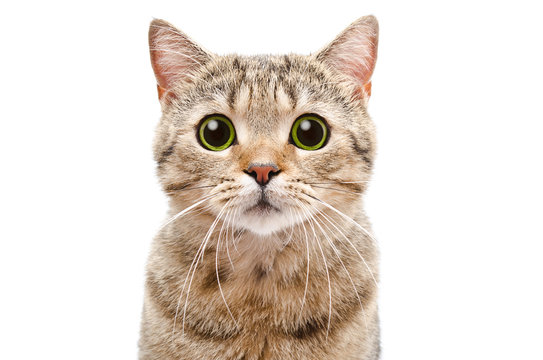
#> input picture Cat.jpg, 543 x 360 px
$ jupyter execute --allow-errors 'Image to pencil Sketch Maker.ipynb'
#> lines starting #> are read from the running program, lines starting #| are printed output that depends on the picture
#> (a cell that did not finish here is left out)

[cell 2]
import cv2

[cell 3]
from matplotlib import pyplot as plt
import IPython.display as display

#read the image
image = cv2.imread("Cat.jpg")
#> image is the input picture: shape (360, 543, 3); mean B, G, R 210.6, 219.2, 229

#original image
plt.imshow(cv2.cvtColor(image, cv2.COLOR_BGR2RGB))
#> (this line was passed over: IPython is not available in this run)
plt.title('Original Image')
#> (this line was passed over: IPython is not available in this run)
plt.axis('off')
#> (this line was passed over: IPython is not available in this run)
plt.show()
#to grayscale
gray_image = cv2.cvtColor(image, cv2.COLOR_BGR2GRAY)
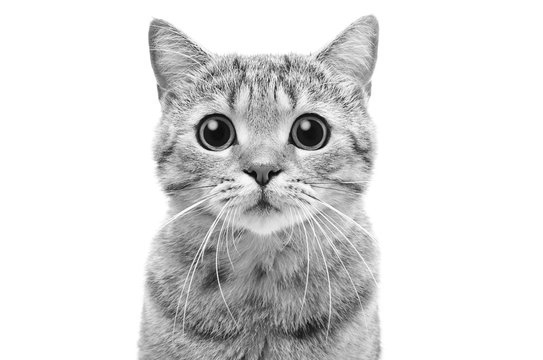
#> gray_image: shape (360, 543); min 0, max 255, mean 221.1
#showinggrayscale image
plt.imshow(gray_image, cmap='gray')
#> (this line was passed over: IPython is not available in this run)
plt.title('Grayscale Image')
#> (this line was passed over: IPython is not available in this run)
plt.axis('off')
#> (this line was passed over: IPython is not available in this run)
plt.show()

#invert
inverted_image = 255 - gray_image
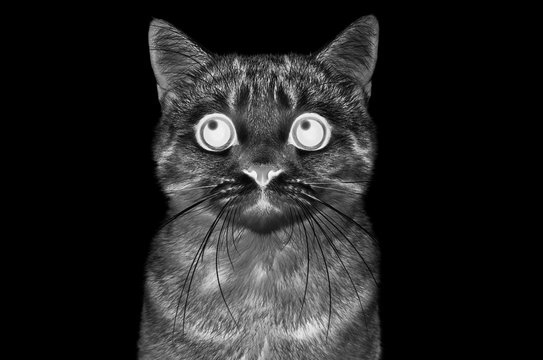
#> inverted_image: shape (360, 543); min 0, max 255, mean 33.9
plt.imshow(inverted_image, cmap='gray')
#> (this line was passed over: IPython is not available in this run)
plt.title('Inverted Image')
plt.axis('off')
plt.show()
#blur
blurred = cv2.GaussianBlur(inverted_image, (21, 21), 0)
inverted_blurred = 255 - blurred
#create the pencil sketch
pencil_sketch = cv2.divide(gray_image, inverted_blurred, scale=256.0)
#showing pencil sketch
plt.imshow(pencil_sketch, cmap='gray')
plt.title('Pencil Sketch')
plt.axis('off')
plt.show()

#original image and pencil sketch side by side
fig, axes = plt.subplots(1, 2, figsize=(12, 6))
axes[0].imshow(cv2.cvtColor(image, cv2.COLOR_BGR2RGB))
axes[0].set_title('Original Image')
axes[0].axis('off')
axes[1].imshow(pencil_sketch, cmap='gray')
axes[1].set_title('Pencil Sketch')
axes[1].axis('off')
plt.show()
